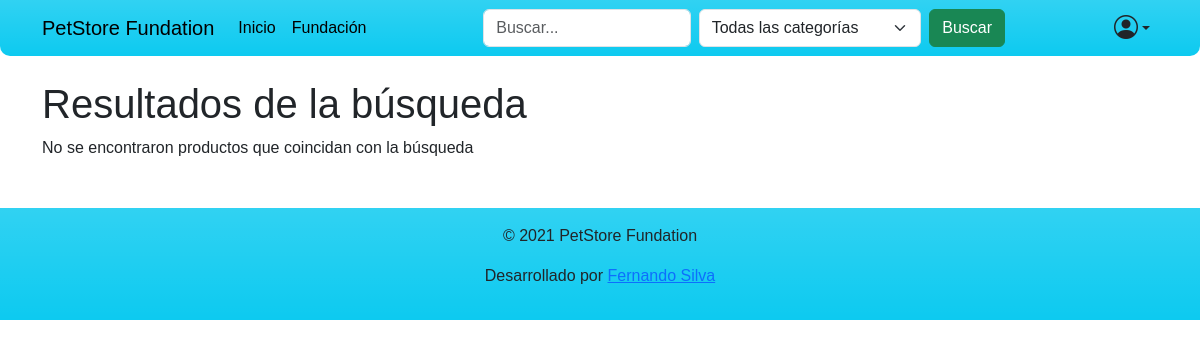
/buscar/, run on an earlier commit of the app's database.
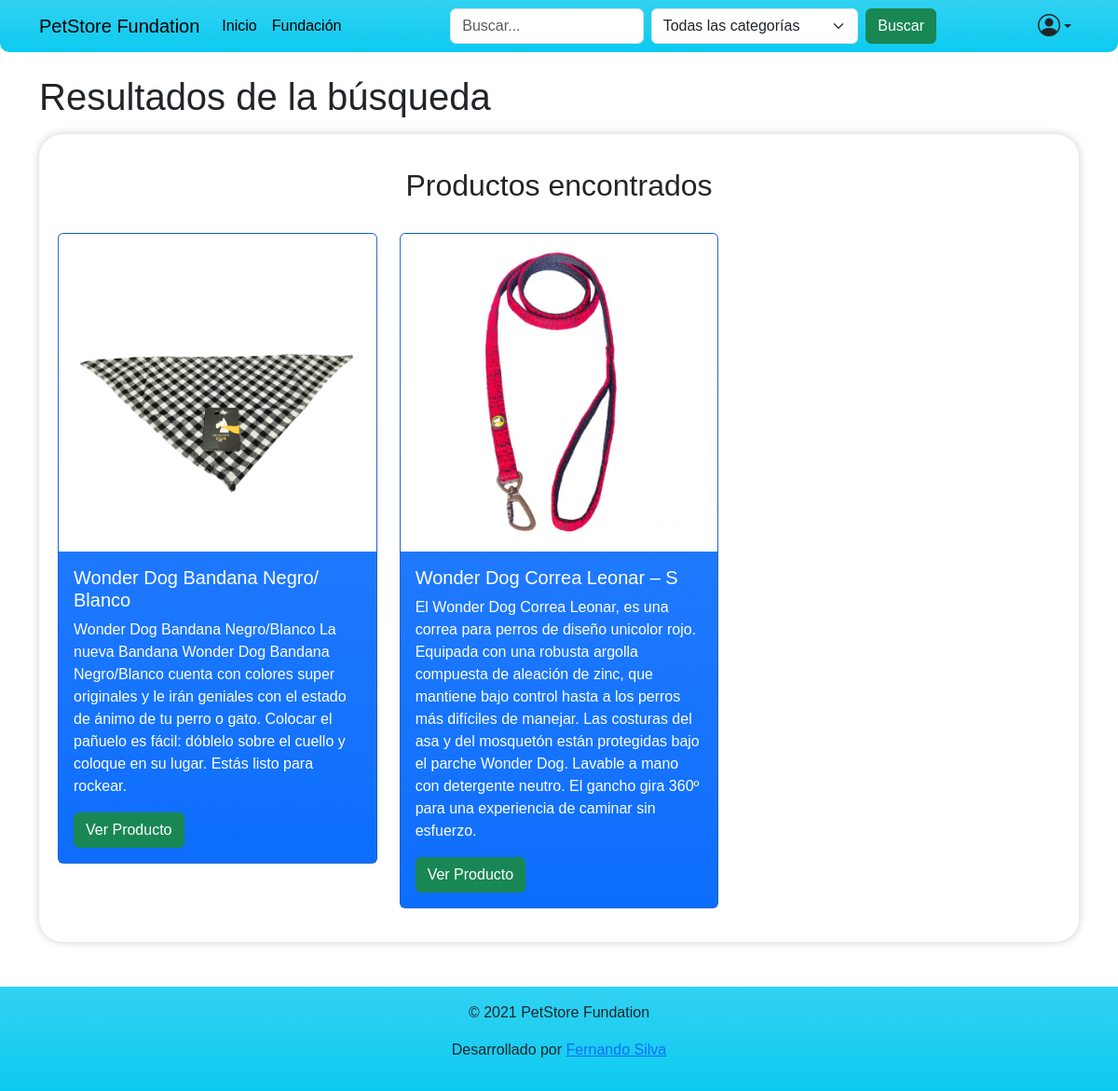
And on a later commit of the database.
### Core/models.py (models this page shows, shortened)
class Producto(models.Model):
    nombre = models.CharField(max_length=200)
    imagen = models.ImageField(upload_to='productos', null=True, blank=True, default='productos/default.jpg')
    descripcion = models.TextField(null=True, blank=True)
    animal = models.ForeignKey(SubCategoria, on_delete=models.CASCADE, related_name='productos')
    precio_normal = models.IntegerField(default=0)
    promocion = models.BooleanField(default=False)
    descuento = models.IntegerField(default=0)
    stock = models.IntegerField(default=0)
    categoria = models.ForeignKey(Categoria, on_delete=models.CASCADE, related_name='productos')

### Core/views.py (the view)
# urls.py: path('buscar/', views.buscar_producto, name='buscar_producto'), # Se define la URL para la vista de búsqueda de productos.
def buscar_producto(request):
    query = request.GET.get('q', '')  # Obtener el término de búsqueda de la URL
    categoria_id = request.GET.get('categoria')
    perfil = request.session.get('perfil')
    if categoria_id:
        productos = Producto.objects.filter(
            nombre__icontains=query,
            categoria_id=categoria_id
        )
    else:
        productos = Producto.objects.filter(nombre__icontains=query)
    context = {
        'query': query,
        'productos': productos,
        'perfil': perfil,
    }
    return render(request, 'store/busqueda.html', context)

### Core/templates/store/busqueda.html (shortened to what this page needs)
{% extends 'base.html' %}
{% block contenido %}
<div class="container">
    <h1>Resultados de la búsqueda</h1>
    {% if productos %}
    <section class="productos mt-3 ">
        <h2 class="text-center mb-3 mt-3">Productos encontrados</h2>
        <div class="row">
          {% for producto in productos %}
          <div class="col-md-4 mt-3 mb-3">
            <div class="card bg-primary bg-gradient text-white">
              <img src="{{ producto.imagen.url }}" class="card-img-top" alt="{{ producto.nombre }}">
              <div class="card-body">
                <h5 class="card-title">{{ producto.nombre }}</h5>
                <p class="card-text">{{ producto.descripcion }}</p>
                <a href="{% url 'detalle_producto' producto.id %}" class="btn btn-success">Ver Producto</a>
              </div>
            </div>
          </div>
          {% endfor %}
        </div>
      </section>
    {% else %}
        <p>No se encontraron productos que coincidan con la búsqueda</p>
    {% endif %}
</div>
{% endblock %}

What changed in the data, as far as the page shows it:
added Producto: imagen (picture), nombre "Wonder Dog Bandana Negro/ Blanco", descripcion "Wonder Dog Bandana Negro/Blanco La nueva Bandana Wonder Dog Bandana Negro/Blanco cuenta con colores super originales y le irán geniales con el estado de ánimo de tu perro o gato. Colocar el pañuelo es fácil: dóblelo sobre el cuello y coloque en su lugar. Estás listo para rockear."
added Producto: imagen (picture), nombre "Wonder Dog Correa Leonar – S", descripcion "El Wonder Dog Correa Leonar, es una correa para perros de diseño unicolor rojo. Equipada con una robusta argolla compuesta de aleación de zinc, que mantiene bajo control hasta a los perros más difíciles de manejar. Las costuras del asa y del mosquetón están protegidas bajo el parche Wonder Dog. Lavable a mano con detergente neutro. El gancho gira 360º para una experiencia de caminar sin esfuerzo."
Also different on the page:
text no longer shown: "No se encontraron productos que coincidan con la búsqueda"
text now shown: "Productos encontrados"
